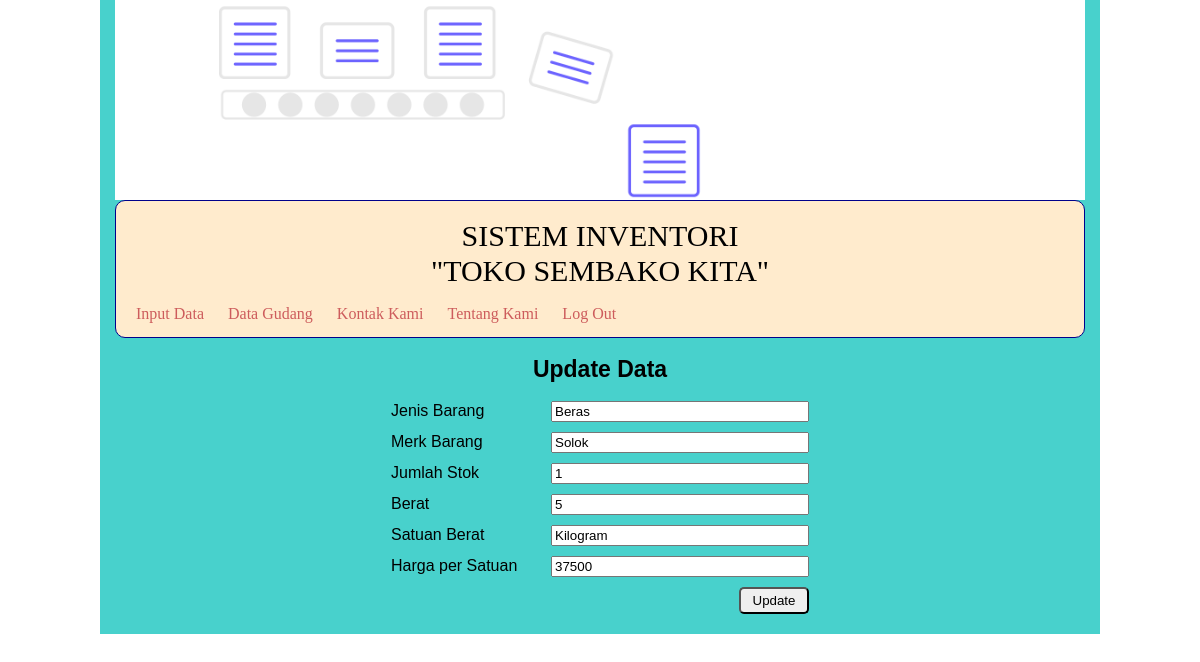
The page /admin/update.php?id=6 on the database its author committed.
### tables this page shows
CREATE TABLE `data` (
  `id` int(10) NOT NULL,
  `jenis` varchar(50) DEFAULT NULL,
  `merk` varchar(50) DEFAULT NULL,
  `jumlah` int(10) DEFAULT NULL,
  `berat` int(10) DEFAULT NULL,
  `satuan` varchar(50) DEFAULT NULL,
  `harga` int(30) DEFAULT NULL
);

### admin/function.php (called while the page is built, shortened)
<?php
	$konek = mysqli_connect("localhost","root","","db_sembako");
	function query($query){
		global $konek;
		$show = mysqli_query($konek, $query);
		$rows = [];
		while ($row = mysqli_fetch_assoc($show)) {
			$rows[] = $row;
		}
		return $rows;
	}
 ?>

### admin/update.php (the view, shortened to what this page needs)
<?php
	include 'function.php';
	$id = $_GET['id'];
	$data = query("SELECT * FROM data WHERE id = $id")[0];
 ?>
<!DOCTYPE html>
<html>
<head>
	<link rel="stylesheet" type="text/css" href="CSS/style.css">
</head>
<body>
	<form action="" method="post">
		<div class="container">
			<div class="hero"></div>
			<div class="header">
				<h2>SISTEM INVENTORI</h2>
				<h3>"TOKO SEMBAKO KITA"</h3>
				<ul>
					<li><a href="tampil.php">Input Data</a></li>
					<li><a href="data.php">Data Gudang</a></li>
					<li><a href="kontak.php">Kontak Kami</a></li>
					<li><a href="about.php">Tentang Kami</a></li>
					<li><a href="../logout.php">Log Out</a></li>
				</ul>
			</div>
			<div class="konten">
				<h2>Update Data</h2>
				<table align="center">
					<tr>
						<td width="150">Jenis Barang</td>
						<td>
							<input type="text" name="jenis" style="width: 250px;" required="" value="<?php echo $data['jenis'] ?>">
						</td>
					</tr>
					<tr>
						<td>Merk Barang</td>
						<td>
							<input type="text" name="merk" style="width: 250px;" required="" value="<?php echo $data['merk'] ?>">
						</td>
					</tr>
					<tr>
						<td>Jumlah Stok</td>
						<td>
							<input type="text" name="stok" style="width: 250px;" required="" value="<?php echo $data['jumlah'] ?>">
						</td>
					</tr>
					<tr>
						<td>Berat</td>
						<td>
							<input type="text" name="berat" style="width: 250px;"required="" value="<?php echo $data['berat'] ?>">
						</td>
					</tr>
					<tr>
						<td>Satuan Berat</td>
						<td>
							<input type="text" name="satuan" style="width: 250px;" required="" value="<?php echo $data['satuan'] ?>">
						</td>
					</tr>
					<tr>
						<td>Harga per Satuan</td>
						<td>
							<input type="text" name="harga" style="width: 250px;" required="" value="<?php echo $data['harga'] ?>">
						</td>
					</tr>
					<tr>
						<td colspan="2" align="right">
							<input type="submit" name="ubah" value="Update" style="border-radius: 5px;height: 27px; width: 70px;">
						</td>
					</tr>
				</table>
			</div>
		</div>
	</form>
</body>
</html>

### admin/CSS/style.css (style rules this page uses)
html, body, div, span, applet, object, iframe, h1, h2, h3, h4, h5, h6, p, blockquote, pre, a, abbr, acronym, address, big, cite, code, del, dfn, em, img, ins, kbd, q, s, samp, small, strike, strong, sub, sup, tt, var, b, u, i, center, dl, dt, dd, ol, ul, li, fieldset, form, label, legend, table, caption, tbody, tfoot, thead, tr, th, td, article, aside, canvas, details, embed, figure, figcaption, footer, header, hgroup, menu, nav, output, ruby, section, summary, time, mark, audio, video { margin: 0; padding: 0; border: 0; font-size: 100%; font: inherit; vertical-align: baseline; }
body { line-height: 1; }
ol, ul { list-style: none; }
table { border-collapse: collapse; border-spacing: 0; }
body { background-image: url(../Image/warehouse.jpg); background-size: contain; }
.container { width: auto; margin: 100px; margin-top: 0px; margin-bottom: 0px; background-color: mediumturquoise; align-content: center; padding: 15px; padding-top: 0px; }
.hero { height: 200px; background-image: url(../Image/data.png); background-size: 100%; background-position: absolute; }
.header { padding: 15px; border: solid; border-radius: 10px; border-color: darkblue; border-width: 1px; background-color: blanchedalmond; }
.header h2, h3 { margin-top: 5px; font-size: 30px; text-align: center; }
.header ul li { align-content: center; display: inline-block; margin-top: 20px; margin-right: 10px; }
.header a { align-content: center; text-decoration: none; color: indianred; padding: 5px; }
.konten { padding-top: 20px; font-family: georgia, sans-serif; }
.konten h2 { text-align: center; font-size: 23px; font-weight: bold; margin-bottom: 15px; }
.konten table { margin: auto; }
.konten th, td { padding: 5px; }

### rows shown on the page
data: jenis "Beras", merk "Solok", stok "1", berat "5", satuan "Kilogram", harga "37500"
